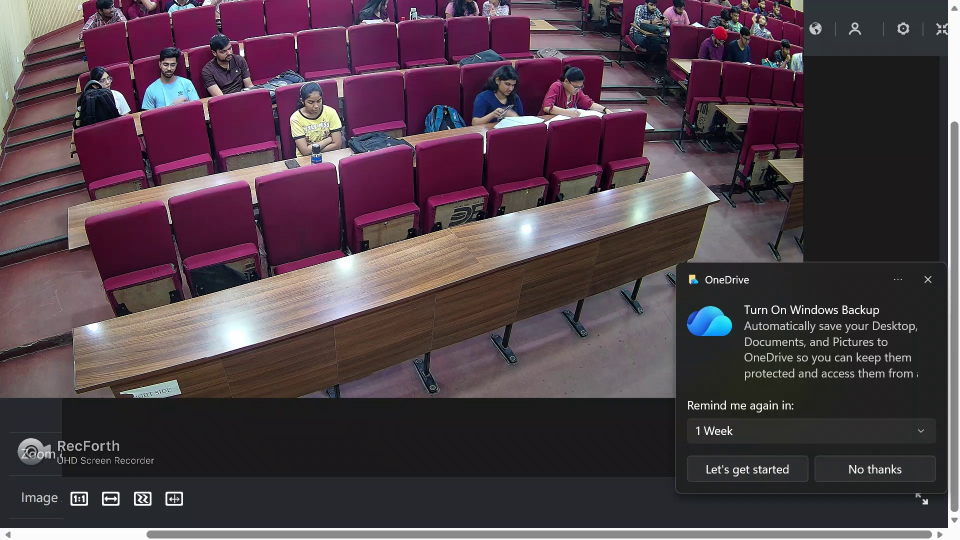
#> input picture python-ml-service/test_frame.jpg, 1920 x 1080 px (shown at 1/2 size)
$ python -i face_utils.py   (imports and definitions only)   (older library calls are emulated)
#> lines starting #> are read from the running program, lines starting #| are printed output that depends on the picture
#> further down, picture is the input picture: shape (1080, 1920, 3); mean B, G, R 72, 63.7, 80.1
# face_utils.py
# Face quality scoring, lighting normalisation, and alignment helpers.
# Imported by video_processing.py, ground_truth_routes.py, and anywhere
# per-face pre-processing is needed.

import cv2
import numpy as np


# [9 lines left out: function compute_face_quality, not called in this run]


def normalize_lighting(img):
    """Equalise the Y channel of a BGR image to reduce lighting variation."""
    ycrcb = cv2.cvtColor(img, cv2.COLOR_BGR2YCrCb)
#> ycrcb: shape (1080, 1920, 3); mean of channels 0, 1, 2 69.6, 135.6, 129.4
    ycrcb[:, :, 0] = cv2.equalizeHist(ycrcb[:, :, 0])
#> ycrcb: shape (1080, 1920, 3); mean of channels 0, 1, 2 131.3, 135.6, 129.4
    return cv2.cvtColor(ycrcb, cv2.COLOR_YCrCb2BGR)
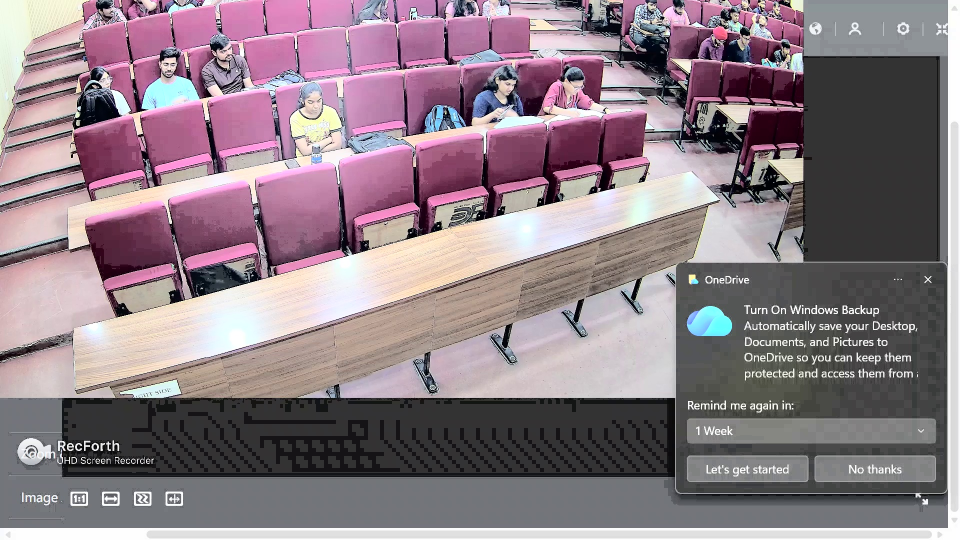
#> returned value: shape (1080, 1920, 3) (shown at 1/2 size); mean B, G, R 133.5, 125.4, 141.7


# [83 lines left out: functions get_aligned_face, compute_liveness_score, run_onnx_liveness, not called in this run]

>>> import cv2
>>> picture = cv2.imread('test_frame.jpg')
>>> result = normalize_lighting(picture)
